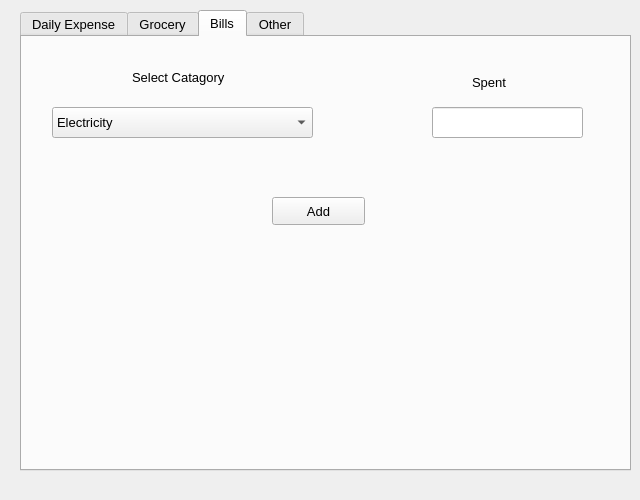
<?xml version="1.0" encoding="UTF-8"?>
<ui version="4.0">
 <class>AddM</class>
 <widget class="QDialog" name="AddM">
  <property name="geometry">
   <rect>
    <x>0</x>
    <y>0</y>
    <width>640</width>
    <height>500</height>
   </rect>
  </property>
  <property name="windowTitle">
   <string>Add Expence</string>
  </property>
  <widget class="QTabWidget" name="AddTab">
   <property name="geometry">
    <rect>
     <x>20</x>
     <y>10</y>
     <width>611</width>
     <height>461</height>
    </rect>
   </property>
   <property name="font">
    <font>
     <pointsize>10</pointsize>
    </font>
   </property>
   <property name="currentIndex">
    <number>2</number>
   </property>
   <widget class="QWidget" name="tab">
    <attribute name="title">
     <string>Daily Expense</string>
    </attribute>
    <widget class="QPushButton" name="DAddDB">
     <property name="geometry">
      <rect>
       <x>250</x>
       <y>150</y>
       <width>93</width>
       <height>28</height>
      </rect>
     </property>
     <property name="text">
      <string>Add </string>
     </property>
    </widget>
    <widget class="QComboBox" name="DcomboBox">
     <property name="geometry">
      <rect>
       <x>30</x>
       <y>60</y>
       <width>261</width>
       <height>31</height>
      </rect>
     </property>
     <item>
      <property name="text">
       <string>Food</string>
      </property>
     </item>
     <item>
      <property name="text">
       <string>Travel</string>
      </property>
     </item>
     <item>
      <property name="text">
       <string>Personal</string>
      </property>
     </item>
    </widget>
    <widget class="QLineEdit" name="DAmount">
     <property name="geometry">
      <rect>
       <x>410</x>
       <y>60</y>
       <width>151</width>
       <height>31</height>
      </rect>
     </property>
    </widget>
    <widget class="QLabel" name="label">
     <property name="geometry">
      <rect>
       <x>110</x>
       <y>10</y>
       <width>131</width>
       <height>41</height>
      </rect>
     </property>
     <property name="text">
      <string>Select Catagory</string>
     </property>
    </widget>
    <widget class="QLabel" name="label_2">
     <property name="geometry">
      <rect>
       <x>450</x>
       <y>20</y>
       <width>81</width>
       <height>31</height>
      </rect>
     </property>
     <property name="text">
      <string>Spent</string>
     </property>
    </widget>
    <widget class="QLabel" name="ResIns">
     <property name="geometry">
      <rect>
       <x>120</x>
       <y>270</y>
       <width>431</width>
       <height>31</height>
      </rect>
     </property>
     <property name="font">
      <font>
       <pointsize>14</pointsize>
      </font>
     </property>
     <property name="text">
      <string/>
     </property>
    </widget>
   </widget>
   <widget class="QWidget" name="tab_2">
    <attribute name="title">
     <string>Grocery</string>
    </attribute>
    <widget class="QPushButton" name="GAddDB">
     <property name="geometry">
      <rect>
       <x>240</x>
       <y>260</y>
       <width>93</width>
       <height>28</height>
      </rect>
     </property>
     <property name="text">
      <string>Add</string>
     </property>
    </widget>
    <widget class="QLineEdit" name="GDis">
     <property name="geometry">
      <rect>
       <x>40</x>
       <y>80</y>
       <width>501</width>
       <height>31</height>
      </rect>
     </property>
    </widget>
    <widget class="QLineEdit" name="GAmount">
     <property name="geometry">
      <rect>
       <x>50</x>
       <y>200</y>
       <width>141</width>
       <height>31</height>
      </rect>
     </property>
    </widget>
    <widget class="QLabel" name="label_9">
     <property name="geometry">
      <rect>
       <x>50</x>
       <y>30</y>
       <width>131</width>
       <height>41</height>
      </rect>
     </property>
     <property name="font">
      <font>
       <pointsize>12</pointsize>
      </font>
     </property>
     <property name="text">
      <string>Item</string>
     </property>
    </widget>
    <widget class="QLabel" name="label_10">
     <property name="geometry">
      <rect>
       <x>50</x>
       <y>160</y>
       <width>81</width>
       <height>31</height>
      </rect>
     </property>
     <property name="font">
      <font>
       <pointsize>12</pointsize>
      </font>
     </property>
     <property name="text">
      <string>Spent</string>
     </property>
    </widget>
    <widget class="QLabel" name="ResIns_2">
     <property name="geometry">
      <rect>
       <x>80</x>
       <y>340</y>
       <width>431</width>
       <height>31</height>
      </rect>
     </property>
     <property name="font">
      <font>
       <pointsize>14</pointsize>
      </font>
     </property>
     <property name="text">
      <string/>
     </property>
    </widget>
   </widget>
   <widget class="QWidget" name="tab_3">
    <attribute name="title">
     <string>Bills</string>
    </attribute>
    <widget class="QPushButton" name="BAddDB_2">
     <property name="geometry">
      <rect>
       <x>250</x>
       <y>160</y>
       <width>93</width>
       <height>28</height>
      </rect>
     </property>
     <property name="text">
      <string>Add</string>
     </property>
    </widget>
    <widget class="QComboBox" name="comboBox_2">
     <property name="geometry">
      <rect>
       <x>30</x>
       <y>70</y>
       <width>261</width>
       <height>31</height>
      </rect>
     </property>
     <item>
      <property name="text">
       <string>Electricity</string>
      </property>
     </item>
     <item>
      <property name="text">
       <string>Mobile</string>
      </property>
     </item>
     <item>
      <property name="text">
       <string>Room Rent</string>
      </property>
     </item>
     <item>
      <property name="text">
       <string>Water</string>
      </property>
     </item>
     <item>
      <property name="text">
       <string>Television</string>
      </property>
     </item>
     <item>
      <property name="text">
       <string>Gas </string>
      </property>
     </item>
     <item>
      <property name="text">
       <string>Wifi</string>
      </property>
     </item>
    </widget>
    <widget class="QLabel" name="label_3">
     <property name="geometry">
      <rect>
       <x>110</x>
       <y>20</y>
       <width>131</width>
       <height>41</height>
      </rect>
     </property>
     <property name="text">
      <string>Select Catagory</string>
     </property>
    </widget>
    <widget class="QLineEdit" name="BAmount">
     <property name="geometry">
      <rect>
       <x>410</x>
       <y>70</y>
       <width>151</width>
       <height>31</height>
      </rect>
     </property>
    </widget>
    <widget class="QLabel" name="label_4">
     <property name="geometry">
      <rect>
       <x>450</x>
       <y>30</y>
       <width>81</width>
       <height>31</height>
      </rect>
     </property>
     <property name="text">
      <string>Spent</string>
     </property>
    </widget>
    <widget class="QLabel" name="ResIns_4">
     <property name="geometry">
      <rect>
       <x>80</x>
       <y>310</y>
       <width>431</width>
       <height>31</height>
      </rect>
     </property>
     <property name="font">
      <font>
       <pointsize>14</pointsize>
      </font>
     </property>
     <property name="text">
      <string/>
     </property>
    </widget>
   </widget>
   <widget class="QWidget" name="tab_4">
    <attribute name="title">
     <string>Other</string>
    </attribute>
    <widget class="QLineEdit" name="OAmount">
     <property name="geometry">
      <rect>
       <x>370</x>
       <y>100</y>
       <width>141</width>
       <height>31</height>
      </rect>
     </property>
    </widget>
    <widget class="QLineEdit" name="ODis">
     <property name="geometry">
      <rect>
       <x>50</x>
       <y>100</y>
       <width>211</width>
       <height>31</height>
      </rect>
     </property>
    </widget>
    <widget class="QPushButton" name="OAddDB">
     <property name="geometry">
      <rect>
       <x>240</x>
       <y>190</y>
       <width>93</width>
       <height>28</height>
      </rect>
     </property>
     <property name="text">
      <string>Add</string>
     </property>
    </widget>
    <widget class="QLabel" name="label_11">
     <property name="geometry">
      <rect>
       <x>90</x>
       <y>50</y>
       <width>131</width>
       <height>41</height>
      </rect>
     </property>
     <property name="text">
      <string>Item</string>
     </property>
    </widget>
    <widget class="QLabel" name="label_12">
     <property name="geometry">
      <rect>
       <x>400</x>
       <y>60</y>
       <width>81</width>
       <height>31</height>
      </rect>
     </property>
     <property name="text">
      <string>Spent</string>
     </property>
    </widget>
    <widget class="QLabel" name="ResIns_3">
     <property name="geometry">
      <rect>
       <x>90</x>
       <y>290</y>
       <width>431</width>
       <height>31</height>
      </rect>
     </property>
     <property name="font">
      <font>
       <pointsize>14</pointsize>
      </font>
     </property>
     <property name="text">
      <string/>
     </property>
    </widget>
   </widget>
  </widget>
 </widget>
 <resources/>
 <connections/>
</ui>
